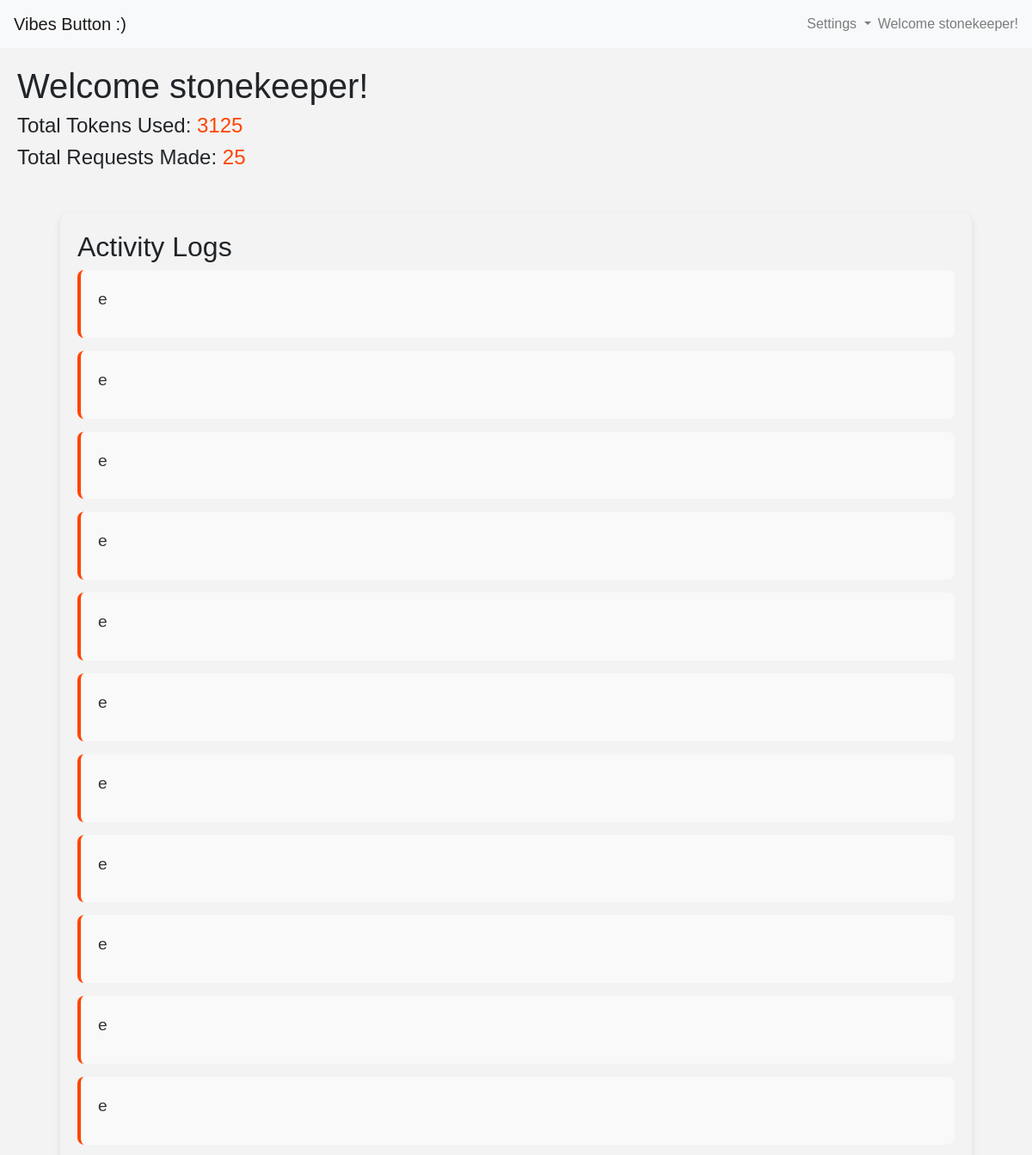
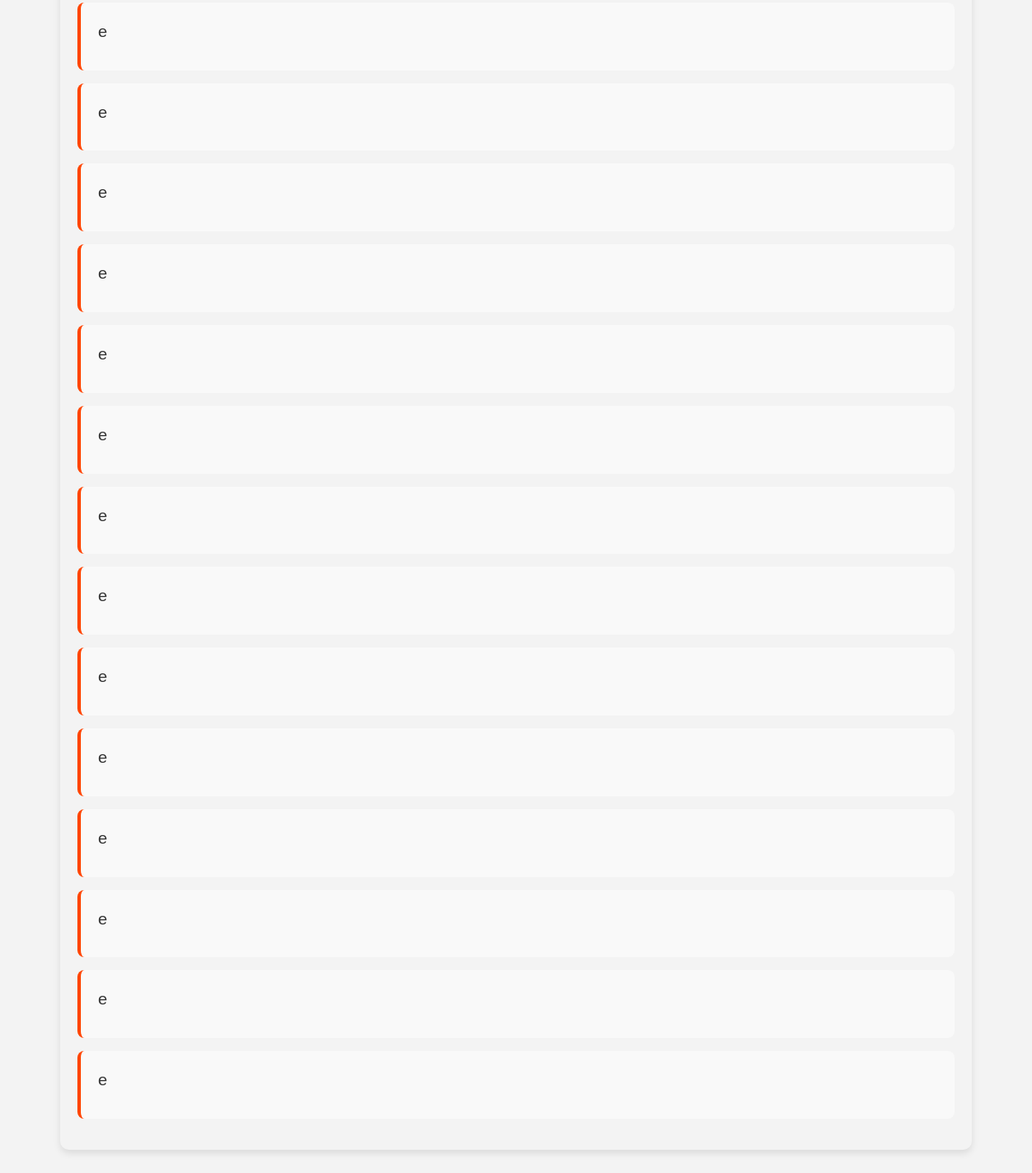
Page / (signed in) on the earlier database version (2 pictures, top to bottom).
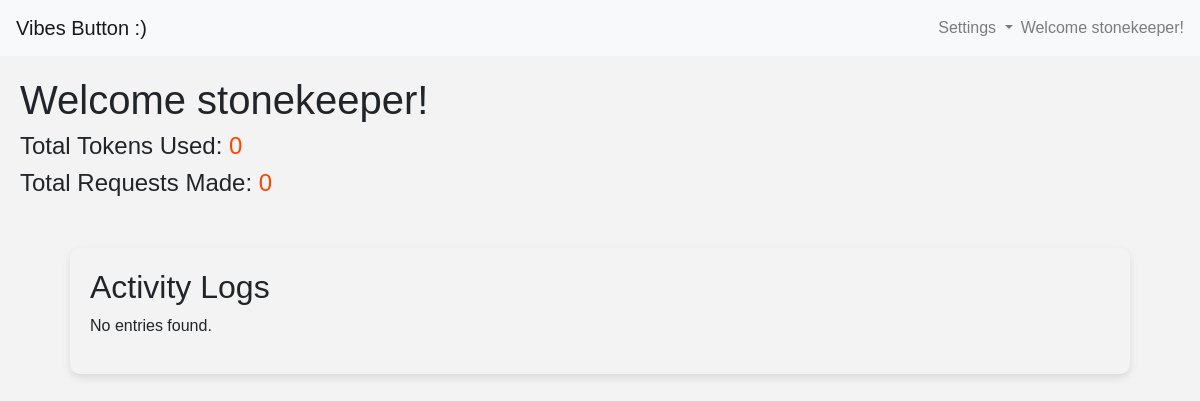
Same page on the later database version.
### tables this page shows
CREATE TABLE "apicalls" ("id" INTEGER PRIMARY KEY AUTOINCREMENT UNIQUE NOT NULL, "time" NUMERIC UNIQUE NOT NULL DEFAULT (CURRENT_TIMESTAMP), user_id INTEGER NOT NULL, "tokens" INTEGER NOT NULL, "url" TEXT NOT NULL, "response" TEXT NOT NULL);

### app.py (the view)
@app.route('/')
def home():
    if 'user_id' in session and session['user_id'] is not None and session['user_id'] != -1:
        user = get_user_info(session['user_id'])
        entries = db.execute("SELECT * FROM apicalls WHERE user_id = :user_id", user_id=user["id"])
        entries.reverse();
        total_tokens = sum(entry['tokens'] for entry in entries)
        total_requests = len(entries)
        return render_template('index.html', username=user["username"], entries=entries, total_tokens=total_tokens, total_requests=total_requests)
    else:
        return render_template('login.html')

### app.py (called while the page is built)
def get_user_info(user_id):
    user = db.execute("SELECT * FROM users WHERE id = ?", user_id)
    if user:
        return user[0]  # Return the first (and should be only) user record
    else:
        return None  # No user found with the given ID

### templates/index.html (shortened to what this page needs)
{% extends 'layout.html' %}
{% block content %}
<div style="margin: 20px;">
    <h1>Welcome {{ username }}!</h1>
    <h4>Total Tokens Used: <span class="status-text">{{ total_tokens }}</span></h4>
    <h4>Total Requests Made: <span class="status-text">{{ total_requests }}</span></h4>
    <div class="entry-container">
        <h2>Activity Logs</h2>
        <ul class="entry-list">
            {% for entry in entries %}
                <li class="entry">
                    <div class="response">{{ entry.response }}</div>
                </li>
            {% else %}
                <li>No entries found.</li>
            {% endfor %}
        </ul>
    </div>
</div>
{% endblock %}

Differences in the rows shown:
removed apicalls: response "e"
removed apicalls: response "e"
removed apicalls: response "e"
removed apicalls: response "e"
removed apicalls: response "e"
removed apicalls: response "e"
removed apicalls: response "e"
removed apicalls: response "e"
removed apicalls: response "e"
removed apicalls: response "e"
removed apicalls: response "e"
removed apicalls: response "e"
removed apicalls: response "e"
removed apicalls: response "e"
removed apicalls: response "e"
removed apicalls: response "e"
no longer on this page (row edited): apicalls: response "e"
no longer on this page (row edited): apicalls: response "e"
no longer on this page (row edited): apicalls: response "e"
no longer on this page (row edited): apicalls: response "e"
no longer on this page (row edited): apicalls: response "e"
no longer on this page (row edited): apicalls: response "e"
no longer on this page (row edited): apicalls: response "e"
no longer on this page (row edited): apicalls: response "e"
no longer on this page (row edited): apicalls: response "e"
Other differences:
{{ total_tokens }}: "3125" → "0"
{{ total_requests }}: "25" → "0"
text now shown: "No entries found."
